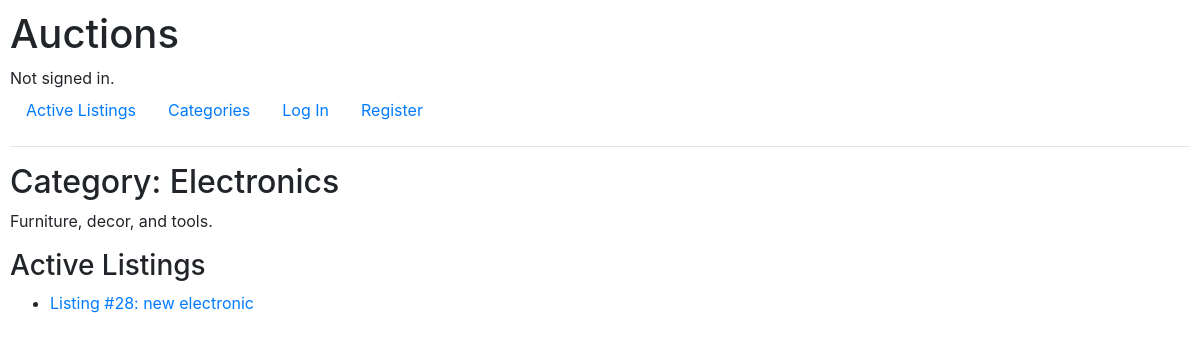
Before: /categories/Electronics with the older database file.
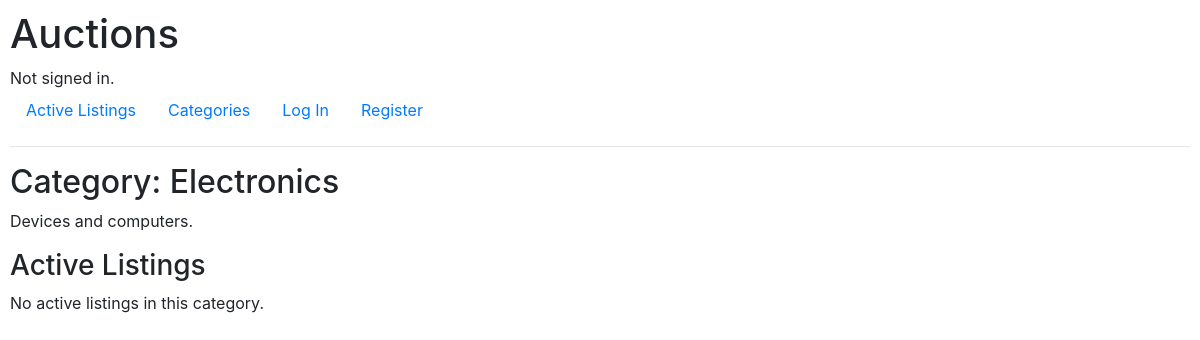
After: the same page with the newer database file.
### auctions/models.py (models this page shows, shortened)
class Category(models.Model):
    name = models.CharField(max_length=50, unique=True)
    description = models.TextField(blank=True)

class AuctionListing(models.Model):
    active = models.BooleanField(default=True, null=True)
    title = models.CharField(max_length=100)
    description = models.TextField()
    starting_bid = models.DecimalField(max_digits=10, decimal_places=2, default='0.00')
    current_bid = models.DecimalField(max_digits=10, decimal_places=2, default='0.00')
    image = models.ImageField(upload_to='auctions/media', null=True, blank=True, default='auctions/static/auctions/No-Image-Placeholder.png')
    category = models.ForeignKey(Category, on_delete=models.SET_NULL, null=True, blank=True, related_name="listings")
    created_at = models.DateTimeField(auto_now_add=True)
    end_time = models.DateTimeField(null=True, blank=True)
    seller = models.ForeignKey(User, on_delete=models.CASCADE, related_name="listings_sold")
    winner = models.ForeignKey(User, null=True, blank=True, on_delete=models.CASCADE, related_name="listings_bought")

### auctions/views.py (the view)
# urls.py: path("categories/<str:category_name>", views.category_detail, name="category_detail"),
def category_detail(request, category_name):
    try:
        category = Category.objects.get(name=category_name)
        listings = category.listings.filter(active=True)
        context = {'category': category, 'listings': listings}
        return render(request, 'auctions/category_detail.html', context)
    except Category.DoesNotExist:
        return render(request, "auctions/error.html", {"message": "Category not found."}, status=404)

### auctions/templates/auctions/category_detail.html
{% extends 'auctions/layout.html' %}
{% block body %}
    <h2>Category: {{ category.name }}</h2>
    {% if category.description %}
        <p>{{ category.description }}</p>
    {% endif %}
    <h3>Active Listings</h3>
    {% if listings %}
        <ul>
            {% for listing in listings %}
                <li>
                    <a href="{% url 'listing_detail' listing.id %}">
                        Listing #{{ listing.id }}: {{ listing.title }}
                    </a>
                </li>
            {% endfor %}
        </ul>
    {% else %}
        <p>No active listings in this category.</p>
    {% endif %}
{% endblock %}

Changed rows visible on the page:
removed AuctionListing: id "28", title "new electronic"
changed Category "Electronics": description "Furniture, decor, and tools." → "Devices and computers."
Other visible differences:
text now shown: "No active listings in this category."
